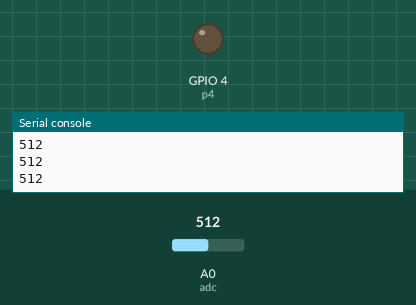
A program run on a simulated ESP8266 board running MicroPython. On the bench: output pins drawn as LEDs (lit = HIGH), the last lines printed to the serial console. The inputs (shaded band) are chosen by the test bench; at power-on: A0 (adc) = 512 (analog values on the 0–1023 scale).

Above: at 1.2 s.
1.3 s: A0 (adc) set to 259
2.8 s: A0 (adc) set to 232
At 4.2 s:
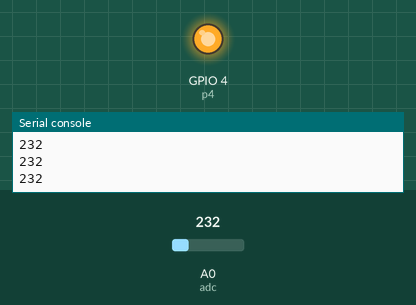
4.5 s: A0 (adc) set to 260
At 5.5 s:
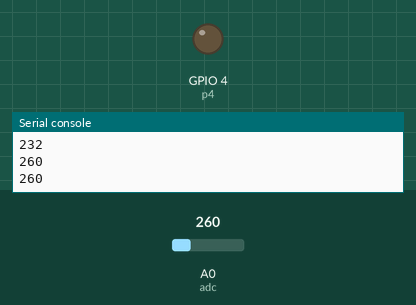
6.0 s: A0 (adc) set to 240
At 6.7 s:
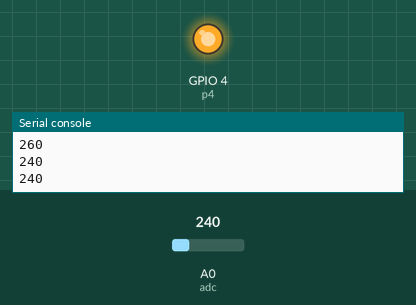
Timing chart, 0 to 8.5 s (numbered marks = the images above; inputs shaded):
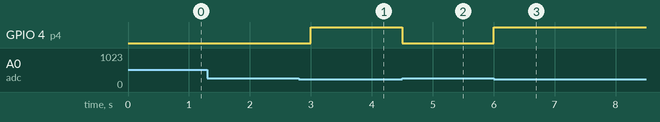

The program:

main____.py
```python
import machine
from machine import Pin
import time

p4 = Pin(4,Pin.OUT)

while True:
    adc = machine.ADC(0)
    V = adc.read()
    print(V)
    if V <250:
        p4.value(1)
    if V > 250:
        p4.value(0)
    time.sleep(0.5)
```

Measured:
- the behaviour switches between 250 and 249 on A0 (adc) (found by bisection; images 0 and 1)
- after the input at 2.8 s, GPIO 4 (p4): LOW → HIGH after 0.20 s
- after the input at 4.5 s, GPIO 4 (p4): HIGH → LOW at once
- after the input at 6.0 s, GPIO 4 (p4): LOW → HIGH at once
